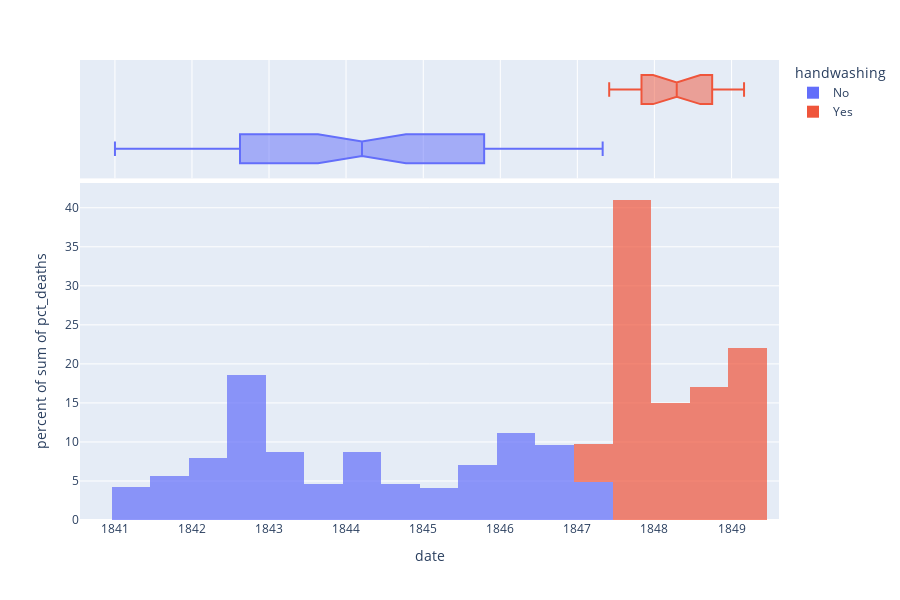

The cell this chart's notebook holds for it:
### Markdown cell above
### Use Histograms to Visualise the Monthly Distribution of Outcomes

**Challenge**: Create a [plotly histogram](https://plotly.com/python/histograms/) to show the monthly percentage of deaths.

-   Use docs to check out the available parameters. Use the [`color` parameter](https://plotly.github.io/plotly.py-docs/generated/plotly.express.histogram.html) to display two overlapping histograms.
-   The time period of handwashing is shorter than not handwashing. Change `histnorm` to `percent` to make the time periods comparable.
-   Make the histograms slighlty transparent
-   Experiment with the number of bins on the histogram. Which number work well in communicating the range of outcomes?
-   Just for fun, display your box plot on the top of the histogram using the `marginal` parameter.

### Code cell
px.histogram(
    data_frame=df_monthly,
    x="date",
    y="pct_deaths",
    color="handwashing",
    histnorm="percent",
    opacity=0.7,
    nbins=20,
    marginal="box",
    height=600,
)

### Figure 1 — Plotly figure (JSON) as saved in the notebook; plotly's stock layout.template omitted (floating-point values rounded to 4 significant figures)
{"data": [{"alignmentgroup": "True", "bingroup": "x", "histfunc": "sum", "histnorm": "percent", "hovertemplate": "handwashing=No<br>date=%{x}<br>percent of sum of pct_deaths=%{y}<extra></extra>", "legendgroup": "No", "marker": {"color": "#636efa", "opacity": 0.7, "pattern": {"shape": ""}}, "name": "No", "nbinsx": 20, "offsetgroup": "No", "orientation": "v", "showlegend": true, "type": "histogram", "x": ["1841-01-01T00:00:00", "1841-02-01T00:00:00", "1841-03-01T00:00:00", "1841-04-01T00:00:00", "1841-05-01T00:00:00", "1841-06-01T00:00:00", "1841-07-01T00:00:00", "1841-08-01T00:00:00", "1841-09-01T00:00:00", "1841-10-01T00:00:00", "1841-11-01T00:00:00", "1842-01-01T00:00:00", "1842-02-01T00:00:00", "1842-03-01T00:00:00", "1842-04-01T00:00:00", "1842-05-01T00:00:00", "1842-06-01T00:00:00", "1842-07-01T00:00:00", "1842-08-01T00:00:00", "1842-09-01T00:00:00", "1842-10-01T00:00:00", "1842-11-01T00:00:00", "1842-12-01T00:00:00", "1843-01-01T00:00:00", "1843-02-01T00:00:00", "1843-03-01T00:00:00", "1843-04-01T00:00:00", "1843-05-01T00:00:00", "1843-06-01T00:00:00", "1843-07-01T00:00:00", "1843-08-01T00:00:00", "1843-09-01T00:00:00", "1843-10-01T00:00:00", "1843-11-01T00:00:00", "1843-12-01T00:00:00", "1844-01-01T00:00:00", "1844-02-01T00:00:00", "1844-03-01T00:00:00", "1844-04-01T00:00:00", "1844-05-01T00:00:00", "1844-06-01T00:00:00", "1844-07-01T00:00:00", "1844-08-01T00:00:00", "1844-09-01T00:00:00", "1844-10-01T00:00:00", "1844-11-01T00:00:00", "1844-12-01T00:00:00", "1845-01-01T00:00:00", "1845-02-01T00:00:00", "1845-03-01T00:00:00", "1845-04-01T00:00:00", "1845-05-01T00:00:00", "1845-06-01T00:00:00", "1845-07-01T00:00:00", "1845-08-01T00:00:00", "1845-09-01T00:00:00", "1845-10-01T00:00:00", "1845-11-01T00:00:00", "1845-12-01T00:00:00", "1846-01-01T00:00:00", "1846-02-01T00:00:00", "1846-03-01T00:00:00", "1846-04-01T00:00:00", "1846-05-01T00:00:00", "1846-06-01T00:00:00", "1846-07-01T00:00:00", "1846-08-01T00:00:00", "1846-09-01T00:00:00", "1846-10-01T00:00:00", "1846-11-01T00:00:00", "1846-12-01T00:00:00", "1847-01-01T00:00:00", "1847-02-01T00:00:00", "1847-03-01T00:00:00", "1847-04-01T00:00:00", "1847-05-01T00:00:00"], "xaxis": "x", "y": [14.57, 7.531, 4.332, 1.569, 0.7843, 5, 8.421, 1.351, 1.878, 11.02, 22.55, 20.85, 12.22, 10.23, 10.74, 3.226, 6.593, 20.78, 25.46, 18.39, 29.34, 22.97, 31.38, 19.12, 15.97, 12.41, 11.93, 6.098, 4.082, 0.5236, 1.554, 2.262, 17.6, 7.143, 8.051, 15.16, 11.28, 17.03, 17.31, 5.833, 2.679, 4.369, 6.32, 1.224, 3.226, 11.02, 10.55, 7.591, 4.745, 4.452, 4.231, 4.392, 7.143, 6.122, 3.586, 10.55, 14.84, 10.94, 10.49, 13.39, 18.09, 15.43, 18.97, 13.44, 10.15, 13.1, 18.06, 14.39, 14.96, 10.77, 5.369, 3.215, 1.923, 3.607, 18.27, 12.24], "yaxis": "y"}, {"alignmentgroup": "True", "hovertemplate": "handwashing=No<br>date=%{x}<extra></extra>", "legendgroup": "No", "marker": {"color": "#636efa"}, "name": "No", "notched": true, "offsetgroup": "No", "showlegend": false, "type": "box", "x": ["1841-01-01T00:00:00", "1841-02-01T00:00:00", "1841-03-01T00:00:00", "1841-04-01T00:00:00", "1841-05-01T00:00:00", "1841-06-01T00:00:00", "1841-07-01T00:00:00", "1841-08-01T00:00:00", "1841-09-01T00:00:00", "1841-10-01T00:00:00", "1841-11-01T00:00:00", "1842-01-01T00:00:00", "1842-02-01T00:00:00", "1842-03-01T00:00:00", "1842-04-01T00:00:00", "1842-05-01T00:00:00", "1842-06-01T00:00:00", "1842-07-01T00:00:00", "1842-08-01T00:00:00", "1842-09-01T00:00:00", "1842-10-01T00:00:00", "1842-11-01T00:00:00", "1842-12-01T00:00:00", "1843-01-01T00:00:00", "1843-02-01T00:00:00", "1843-03-01T00:00:00", "1843-04-01T00:00:00", "1843-05-01T00:00:00", "1843-06-01T00:00:00", "1843-07-01T00:00:00", "1843-08-01T00:00:00", "1843-09-01T00:00:00", "1843-10-01T00:00:00", "1843-11-01T00:00:00", "1843-12-01T00:00:00", "1844-01-01T00:00:00", "1844-02-01T00:00:00", "1844-03-01T00:00:00", "1844-04-01T00:00:00", "1844-05-01T00:00:00", "1844-06-01T00:00:00", "1844-07-01T00:00:00", "1844-08-01T00:00:00", "1844-09-01T00:00:00", "1844-10-01T00:00:00", "1844-11-01T00:00:00", "1844-12-01T00:00:00", "1845-01-01T00:00:00", "1845-02-01T00:00:00", "1845-03-01T00:00:00", "1845-04-01T00:00:00", "1845-05-01T00:00:00", "1845-06-01T00:00:00", "1845-07-01T00:00:00", "1845-08-01T00:00:00", "1845-09-01T00:00:00", "1845-10-01T00:00:00", "1845-11-01T00:00:00", "1845-12-01T00:00:00", "1846-01-01T00:00:00", "1846-02-01T00:00:00", "1846-03-01T00:00:00", "1846-04-01T00:00:00", "1846-05-01T00:00:00", "1846-06-01T00:00:00", "1846-07-01T00:00:00", "1846-08-01T00:00:00", "1846-09-01T00:00:00", "1846-10-01T00:00:00", "1846-11-01T00:00:00", "1846-12-01T00:00:00", "1847-01-01T00:00:00", "1847-02-01T00:00:00", "1847-03-01T00:00:00", "1847-04-01T00:00:00", "1847-05-01T00:00:00"], "xaxis": "x2", "yaxis": "y2"}, {"alignmentgroup": "True", "bingroup": "x", "histfunc": "sum", "histnorm": "percent", "hovertemplate": "handwashing=Yes<br>date=%{x}<br>percent of sum of pct_deaths=%{y}<extra></extra>", "legendgroup": "Yes", "marker": {"color": "#EF553B", "opacity": 0.7, "pattern": {"shape": ""}}, "name": "Yes", "nbinsx": 20, "offsetgroup": "Yes", "orientation": "v", "showlegend": true, "type": "histogram", "x": ["1847-06-01T00:00:00", "1847-07-01T00:00:00", "1847-08-01T00:00:00", "1847-09-01T00:00:00", "1847-10-01T00:00:00", "1847-11-01T00:00:00", "1847-12-01T00:00:00", "1848-01-01T00:00:00", "1848-02-01T00:00:00", "1848-03-01T00:00:00", "1848-04-01T00:00:00", "1848-05-01T00:00:00", "1848-06-01T00:00:00", "1848-07-01T00:00:00", "1848-08-01T00:00:00", "1848-09-01T00:00:00", "1848-10-01T00:00:00", "1848-11-01T00:00:00", "1848-12-01T00:00:00", "1849-01-01T00:00:00", "1849-02-01T00:00:00", "1849-03-01T00:00:00"], "xaxis": "x", "y": [2.239, 1.2, 1.894, 4.58, 3.957, 4.472, 2.93, 3.534, 0.6873, 0, 0.6557, 0.9585, 1.136, 0.3717, 0, 0.9615, 2.341, 2.903, 1.34, 2.233, 3.085, 4.926], "yaxis": "y"}, {"alignmentgroup": "True", "hovertemplate": "handwashing=Yes<br>date=%{x}<extra></extra>", "legendgroup": "Yes", "marker": {"color": "#EF553B"}, "name": "Yes", "notched": true, "offsetgroup": "Yes", "showlegend": false, "type": "box", "x": ["1847-06-01T00:00:00", "1847-07-01T00:00:00", "1847-08-01T00:00:00", "1847-09-01T00:00:00", "1847-10-01T00:00:00", "1847-11-01T00:00:00", "1847-12-01T00:00:00", "1848-01-01T00:00:00", "1848-02-01T00:00:00", "1848-03-01T00:00:00", "1848-04-01T00:00:00", "1848-05-01T00:00:00", "1848-06-01T00:00:00", "1848-07-01T00:00:00", "1848-08-01T00:00:00", "1848-09-01T00:00:00", "1848-10-01T00:00:00", "1848-11-01T00:00:00", "1848-12-01T00:00:00", "1849-01-01T00:00:00", "1849-02-01T00:00:00", "1849-03-01T00:00:00"], "xaxis": "x2", "yaxis": "y2"}], "layout": {"barmode": "relative", "height": 600, "legend": {"title": {"text": "handwashing"}, "tracegroupgap": 0}, "margin": {"t": 60}, "xaxis": {"anchor": "y", "domain": [0, 1], "title": {"text": "date"}}, "xaxis2": {"anchor": "y2", "domain": [0, 1], "matches": "x", "showgrid": true, "showticklabels": false}, "yaxis": {"anchor": "x", "domain": [0, 0.7326], "title": {"text": "percent of sum of pct_deaths"}}, "yaxis2": {"anchor": "x2", "domain": [0.7426, 1], "matches": "y2", "showgrid": false, "showline": false, "showticklabels": false, "ticks": ""}}}
